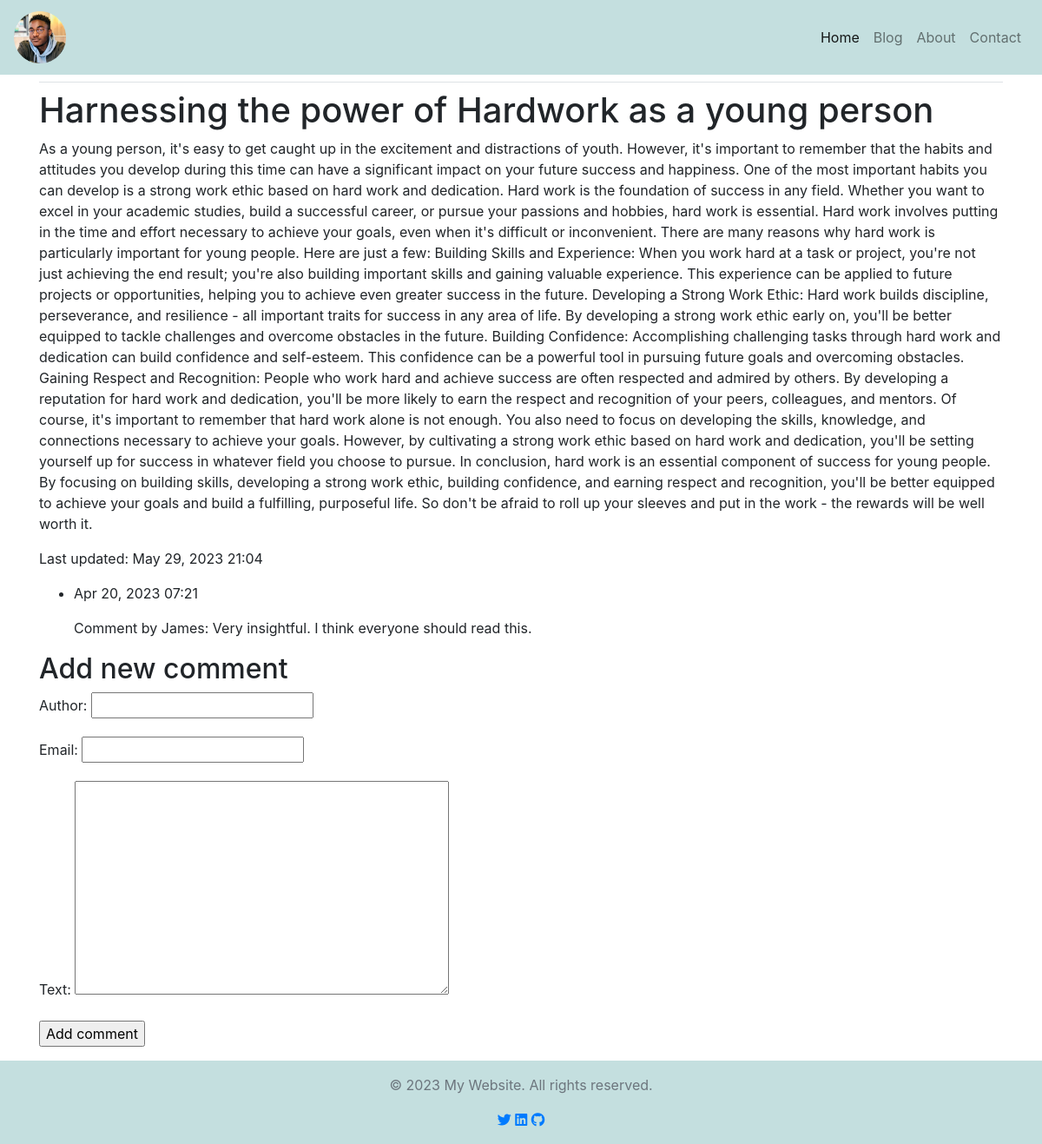
Screenshot of /blogs/4/ with the database file from the repository.
### blogs/models.py (models this page shows, shortened)
class BlogPost(models.Model):
    title = models.CharField(max_length=200)
    catch_phrase = models.TextField(default="Bla Bla")
    content = models.TextField()
    date_published = models.DateTimeField(auto_now_add=True)
    last_updated = models.DateTimeField(auto_now=True)
    author = models.ForeignKey(User, on_delete=models.CASCADE)

class Comment(models.Model):
    post = models.ForeignKey(BlogPost, on_delete=models.CASCADE)
    author = models.CharField(max_length=200)
    email = models.EmailField()
    text = models.TextField()
    date_added = models.DateTimeField(auto_now_add=True)

### blogs/views.py (the view)
# urls.py: path('blogs/<int:post_id>/', views.post, name='post'),
def post(request, post_id):
    post = BlogPost.objects.get(id=post_id)
    comments = post.comment_set.order_by('-date_added')
    new_comment = None
    if request.method != 'POST':
        comment_form = CommentForm()
    else:
        comment_form = CommentForm(request.POST)
        if comment_form.is_valid():
            new_comment = comment_form.save(commit=False)
            new_comment.post = post
            new_comment.save()
    context = {
        'post': post,
        'comments': comments,
        'new_comment': new_comment,
        'comment_form': comment_form,
    }
    return render(request, 'blogs/post.html', context)

### blogs/forms.py
class CommentForm(forms.ModelForm):
    class Meta:
        model = Comment
        fields = ('author', 'email', 'text')

### blogs/templates/blogs/post.html (shortened to what this page needs)
{% extends "blogs/base.html" %}
{% block content %}
    <h1>{{ post.title }}</h1>
    <p>{{ post.content }}</p>
    <p>Last updated: {{ post.last_updated|date:'M d, Y H:i' }}</p>
    <ul>
    {% for comment in comments %}
        <li>
            <p>{{ comment.date_added|date:'M d, Y H:i' }}</p>
            <p>Comment by {{ comment.author }}: {{ comment.text }}</p>
        </li>
    {% empty %}
        <p>No comments yet!</p>
    {% endfor %}
    </ul>
    {% if new_comment %}
      <h2>Your comment has been added.</h2>
    {% else %}
      <h2>Add new comment</h2>
      <form method="post" >
          {{ comment_form.as_p }}
          <p><input type="submit" value="Add comment"></p>
      </form>
    {% endif %}
{% endblock %}

### rows the page displays
BlogPost: title "Harnessing the power of Hardwork as a young person", content "As a young person, it's easy to get caught up in the excitement and distractions of youth. However, it's important to remember that the habits and attitudes you develop during this time can have a significant impact on your future success and happiness. One of the most important habits you can develop is a strong work ethic based on hard work and dedication. Hard work is the foundation of success in any field. Whether you want to excel in your academic studies, build a successful career, or pursue your passions and hobbies, hard work is essential. Hard work involves putting in the time and effort necessary to achieve your goals, even when it's difficult or inconvenient. There are many…", last_updated "May 29, 2023 21:04"
Comment: date_added "Apr 20, 2023 07:21", author "James", text "Very insightful. I think everyone should read this."
